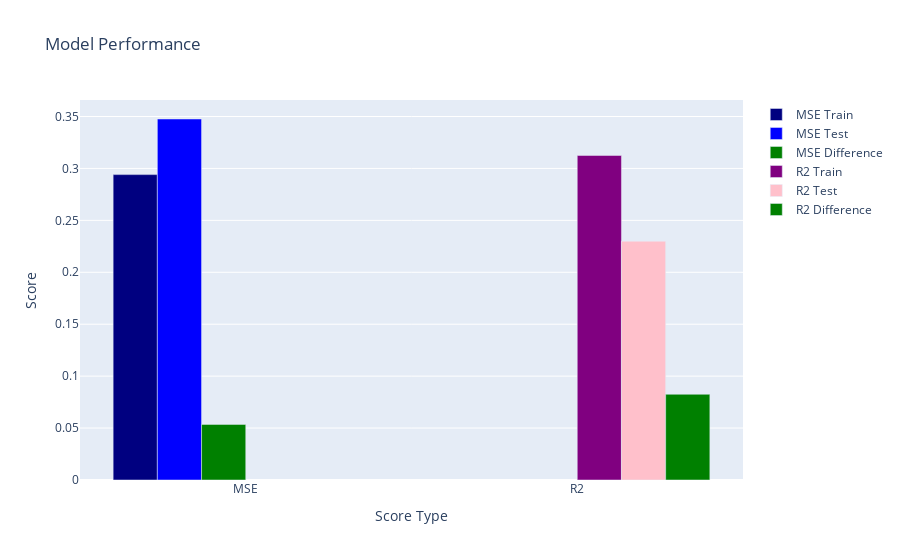

Notebook code for this chart:
### Markdown cell above
### Elastic Net Regression

### Code cell
# Create an elastic net regression model
model = ElasticNet(alpha=0.001)

# Train the model
model.fit(df_x_select, df_y)

# Get the training MSE, R2 score, Testing MSE, and R2 score
mse_train = mean_squared_error(df_y, model.predict(df_x_select))
r2_train = r2_score(df_y, model.predict(df_x_select))
mse_test = mean_squared_error(df_test_y, model.predict(df_test_x_select))
r2_test = r2_score(df_test_y, model.predict(df_test_x_select))

# Print the training MSE and R2 score
print('Training MSE: ', mse_train)
print('Training R2: ', r2_train)

# Print the testing MSE and R2 score
print('Testing MSE: ', mse_test)
print('Testing R2: ', r2_test)

# Display the scores
plot_scores(mse_train, r2_train, mse_test, r2_test)

# Save the model
pickle.dump(model, open('models/ElasticNet_model.pkl', 'wb'))

### Figure 1 — Plotly figure (JSON) as saved in the notebook; plotly's stock layout.template omitted (floating-point values rounded to 4 significant figures)
{"data": [{"marker": {"color": "navy"}, "name": "MSE Train", "type": "bar", "x": ["MSE"], "y": [0.294]}, {"marker": {"color": "blue"}, "name": "MSE Test", "type": "bar", "x": ["MSE"], "y": [0.3476]}, {"marker": {"color": "green"}, "name": "MSE Difference", "type": "bar", "x": ["MSE"], "y": [0.05356]}, {"marker": {"color": "purple"}, "name": "R2 Train", "type": "bar", "x": ["R2"], "y": [0.3125]}, {"marker": {"color": "pink"}, "name": "R2 Test", "type": "bar", "x": ["R2"], "y": [0.23]}, {"marker": {"color": "green"}, "name": "R2 Difference", "type": "bar", "x": ["R2"], "y": [0.08253]}], "layout": {"title": {"text": "Model Performance"}, "xaxis": {"title": {"text": "Score Type"}}, "yaxis": {"title": {"text": "Score"}}}}
